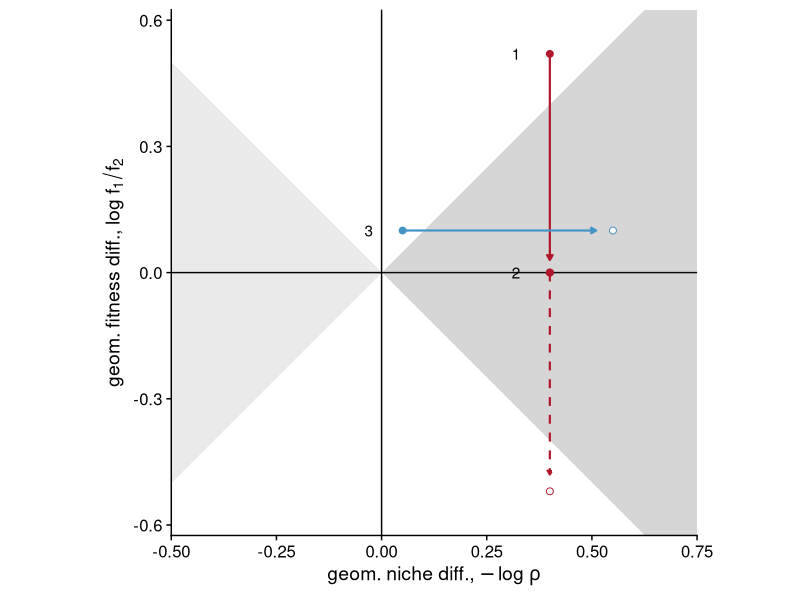
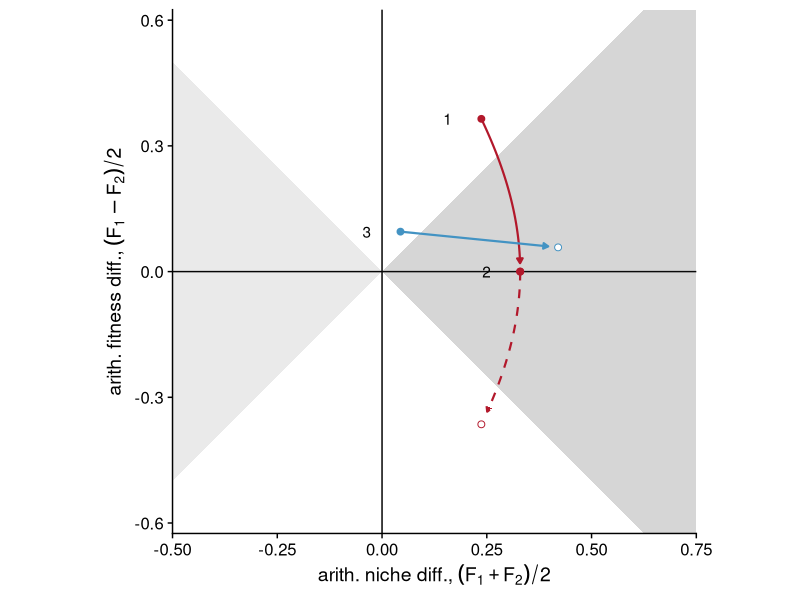
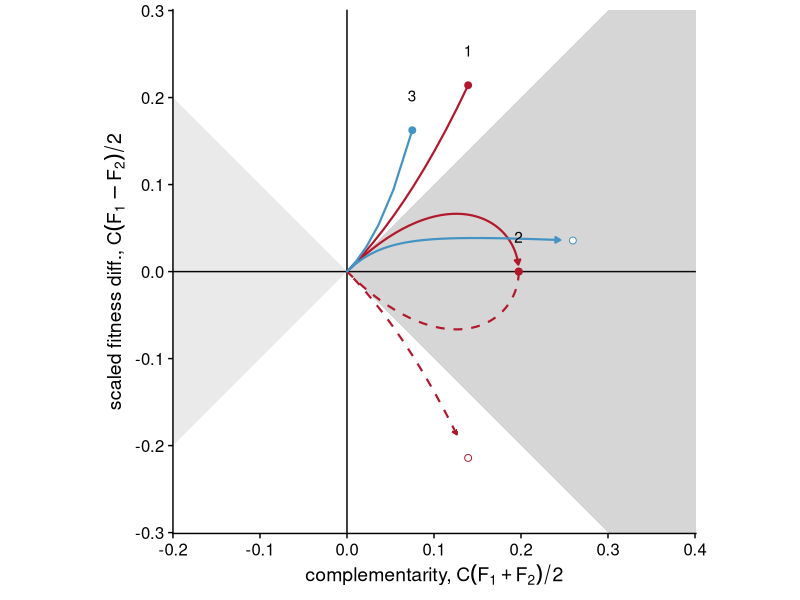
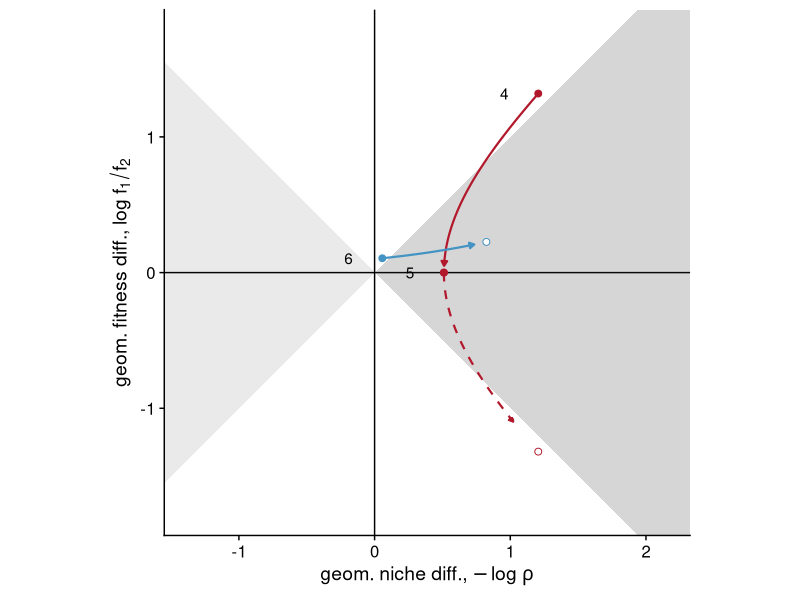
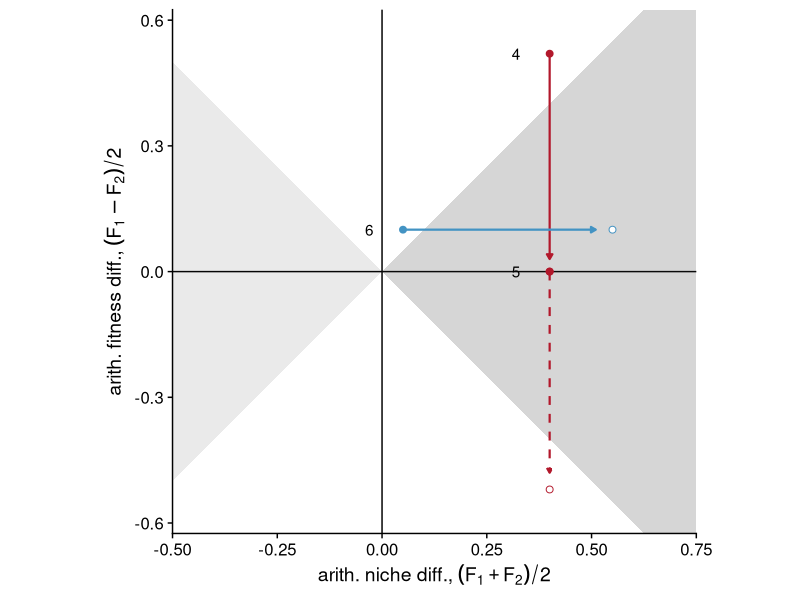
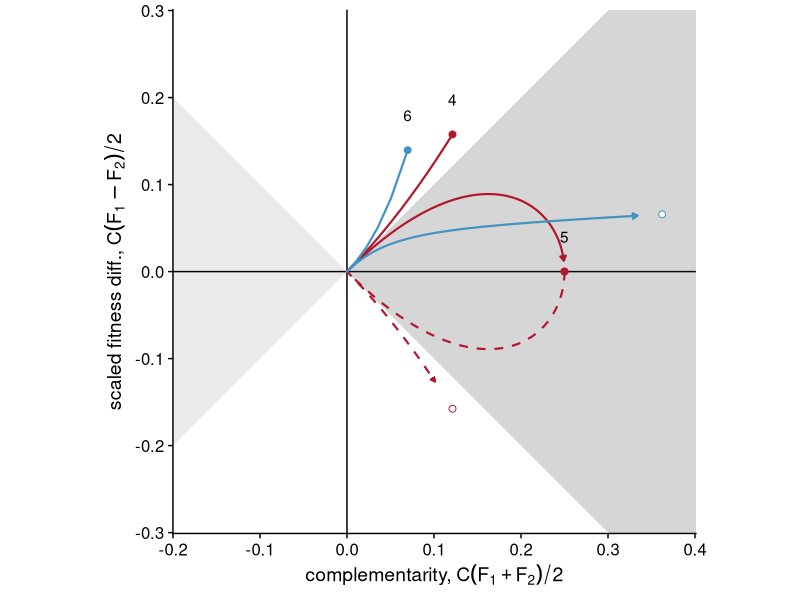

These figures' R source, in order:
#!/usr/bin/env Rscript
# 05_complementarity/01_complementarity.R
# =======================================
# Author: Joe Wan
# Generates plot comparing niche and fitness metrics (Figura S3).

# Data manipulation
library(tidyr)
library(dplyr)
library(stringr)

# Plotting
library(ggplot2)
library(RColorBrewer)
library(cowplot)


##### 0a. Set up graphing options #####
show.plots <- interactive() # Will suppress plot output if not REPL
outpath <- 'outputs/'       # Directory to save plots
out.width <- 3.25           # Width of main plots
out.height <- 3.25          # Height of main plots
# Font, etc. will be added by this theme:
th <- theme(text=element_text(family="Helvetica"))

# Ensure the path ends with a slash
if (!str_ends(outpath, '/')) outpath <- paste0(outpath, '/')
# Ensure output directory exists
dir.create(outpath, showWarnings = FALSE)

# Color scheme
n.col <- 5
rb <- brewer.pal(n.col*2+1, 'RdBu')
# rb <- rev(cmocean('balance')(n.col*2+1))
re <- rb[1:n.col]
bu <- rev(rb)[1:n.col]

shapes.scale <- c(19, 1)
col.scale <- c(re[2], re[2], bu[3])
lin.scale <- c('solid', 'dashed', 'solid')

axes <- 'solid'
highlight <- 'dashed'
pointsize <- 2
pathsize <- 0.75
arrw <- arrow(length=unit(4,'pt'), type='closed')
ass.alpha <- 0.1
coe.alpha <- 0.2
line.colors <- c(bu[c(2,3)], 'gray50', re[c(4,3)])


##### 1. Generate data #####
############################
# Resolution: focal and non-focal parameter
maj <- 0.01
min <- 0.01

# Max/min value for geometric simulation
s.geo <- 5

# Generate processes for geometric definition
grid.geo <- bind_rows(
  expand_grid(var='FD', 
              ND.geo=seq(-s.geo, s.geo, by=min), 
              FD.geo=seq(-s.geo, s.geo, by=maj)),
  expand_grid(var='ND',
              ND.geo=seq(-s.geo, s.geo, by=maj), 
              FD.geo=seq(-s.geo, s.geo, by=min))) %>%
  mutate(grid='geo', 
         value=if_else(var=='ND', ND.geo, FD.geo),
         other=if_else(var!='ND', ND.geo, FD.geo),
         T1=1-exp(-ND.geo-FD.geo), T2=1-exp(-ND.geo+FD.geo))

# Max/min value for arithmetic simulation
s.ari <- 5

# Generate processes for arithmetic definition
grid.ari <- bind_rows(
  expand_grid(var='FD', 
              ND.ari=seq(-s.ari, s.ari, by=min), 
              FD.ari=seq(-s.ari, s.ari, by=maj)),
  expand_grid(var='ND',
              ND.ari=seq(-s.ari, s.ari, by=maj), 
              FD.ari=seq(-s.ari, s.ari, by=min))) %>%
  mutate(grid='ari', 
         value=if_else(var=='ND', ND.ari, FD.ari),
         other=if_else(var!='ND', ND.ari, FD.ari),
         T1=ND.ari+FD.ari, T2=ND.ari-FD.ari)

# Combine calculations
grid <- bind_rows(grid.geo, grid.ari) %>% #, grid.che, grid.tig) %>%
  mutate(ND.ari=(T1+T2)/2, FD.ari=T1-ND.ari,
         S1=1-T1, S2=1-T2,
         rho=sqrt(S1*S2), f1.f2=rho/S1,
         ND.geo=-log(rho), FD.geo=log(f1.f2),
         ND.che=1-rho, FD.che=f1.f2,
         scaling=2*abs(1/(1-rho^2) - 1/(T1+T2)),
         V1=T1*scaling, V2=T2*scaling,
         ND.com=(V1+V2)/2, FD.com=V1-ND.com) %>%
  mutate(grp=paste(var, paste0('(', grid, ')'), '=', sprintf('%.2f', value)))

# Generate regions for coexistence outcomes
regions.res <- 0.001
regions.geo <- data_frame(ND.geo=seq(-s.geo, s.geo, by=regions.res)) %>%
  mutate(inv1=ND.geo, inv2=-ND.geo,
         ass.min=case_when(ND.geo<0 ~ ND.geo),
         ass.max=case_when(ND.geo<0 ~ -ND.geo),
         coe.min=case_when(ND.geo>0 ~ -ND.geo),
         coe.max=case_when(ND.geo>0 ~ ND.geo)) %>%
  mutate(rho=exp(-ND.geo), ND.che=1-rho)
regions.ari <- data_frame(ND.ari=seq(-s.ari, s.ari, by=regions.res)) %>%
  mutate(inv1=ND.ari, inv2=-ND.ari,
         ass.min=case_when(ND.ari<0 ~ ND.ari),
         ass.max=case_when(ND.ari<0 ~ -ND.ari),
         coe.min=case_when(ND.ari>0 ~ -ND.ari),
         coe.max=case_when(ND.ari>0 ~ ND.ari))


##### 2. Illustrate complementarity as a measure of niche #####
# Tolerance for identifying points (accounts for floating point rounding error)
err <- 1e-3

# Focal processes for geometric definition
paths.com.geo <- data.frame(grp=c('ND (geo) = 0.40', 
                              'ND (geo) = 0.40', 
                              'FD (geo) = 0.10'),
                        index=c(1,     2,  3),
                        start=c(0.52, -0.00,  0.05),
                        end=c( -0.00, -0.52,  0.55)) %>%
  mutate(panel='a')
# Focal processes for arithmetic definition
paths.com.ari <- data.frame(grp=c('ND (ari) = 0.40', 
                              'ND (ari) = 0.40', 
                              'FD (ari) = 0.10'),
                        index=c(4,     5,  6),
                        start=c(0.52, -0.00,  0.05),
                        end=c( -0.00, -0.52,  0.55)) %>%
  mutate(panel='b')

# Combine paths for geometric and arithmetic definitions
paths.com <- bind_rows(paths.com.ari, paths.com.geo) %>%
  left_join(grid, 'grp') %>% 
  filter(other>=pmin(start, end)-err, other<=pmax(start, end)+err) %>%
  mutate(type=case_when(abs(other-start)<err ~ 'start', 
                        abs(other-end)<err ~ 'end', T ~ 'mid')) %>%
  arrange(-abs(other-end))
regions.com <- regions.ari %>% mutate(ND.com=ND.ari) %>% select(-ND.ari)

##### 2. Make panels #####
##########################
# Helper functions
# ----------------
# Function for plotting complementarity panels
plot.com <- function(x) {
  ggplot(regions.com, aes(x=ND.com)) +
  geom_hline(yintercept=0, linetype=axes) + 
  geom_vline(xintercept=0, linetype=axes) +
  geom_ribbon(aes(ymin=ass.min, ymax=ass.max), alpha=ass.alpha) +
  geom_ribbon(aes(ymin=coe.min, ymax=coe.max), alpha=coe.alpha) +
  geom_path(aes(x=ND.com, y=FD.com, group=index, 
                color=as.factor(index),
                linetype=as.factor(index)),
            arrow=arrw, size=pathsize,
            filter(x, abs(other-end)>0.02|(index==2&abs(other-end)>0.01))) +
  geom_point(aes(x=ND.com, y=FD.com), color='white',
             data=filter(x, type!='mid'&abs(other+0.22)>1e-4)) +
  geom_point(aes(x=ND.com, y=FD.com, color=as.factor(index), shape=type), size=pointsize,
             data=filter(x, type!='mid'&abs(other+0.22)>1e-4)) +
  geom_text(aes(x=ND.com, y=FD.com+0.04, label=index),
            filter(x, type=='start')) +
  coord_equal(xlim=c(-0.2,0.401), ylim=c(-0.301,0.301), expand=0) +
  scale_linetype_manual(values=lin.scale) +
  scale_color_manual(values=col.scale) +
  scale_shape_manual(values=shapes.scale, breaks=c('start', 'end')) +
  guides(shape='none', color='none', linetype='none') +
  xlab(expression(paste('complementarity, ', C * ( F[1] + F[2] ) / 2))) + 
  ylab(expression(paste('scaled fitness diff., ',
    C * ( F[1] - F[2] ) / 2))) +
  theme_cowplot()
}

# Function for plotting arithmetic panels
plot.ari <- function(x) {
  ggplot(regions.ari, aes(x=ND.ari)) +
  geom_hline(yintercept=0, linetype=axes) + 
  geom_vline(xintercept=0, linetype=axes) +
  geom_ribbon(aes(ymin=ass.min, ymax=ass.max), alpha=ass.alpha) +
  geom_ribbon(aes(ymin=coe.min, ymax=coe.max), alpha=coe.alpha) +
  geom_path(aes(x=ND.ari, y=FD.ari, group=index, 
                color=as.factor(index),
                linetype=as.factor(index)),
            arrow=arrw, size=pathsize,
            filter(x, abs(other-end)>0.03)) +
  geom_point(aes(x=ND.ari, y=FD.ari), color='white',
             data=filter(x, type!='mid'&abs(other+0.22)>1e-4)) +
  geom_point(aes(x=ND.ari, y=FD.ari, color=as.factor(index), shape=type), size=pointsize,
             data=filter(x, type!='mid'&abs(other+0.22)>1e-4)) +
  geom_text(aes(x=ND.ari-0.08, y=FD.ari, label=index),
            filter(x, type=='start')) +
  coord_equal(xlim=c(-0.5,0.75), ylim=c(-0.625,0.625), expand=0) +
  scale_linetype_manual(values=lin.scale) +
  scale_color_manual(values=col.scale) +
  scale_shape_manual(values=shapes.scale, breaks=c('start', 'end')) +
  guides(shape='none', color='none', linetype='none') +
  ylab(expression(paste('arith. fitness diff., ', 
    (F[1] - F[2])/2 ))) + 
  xlab(expression(paste('arith. niche diff., ', 
    (F[1] + F[2])/2))) +
  theme_cowplot()
}

# Function for plotting geometric panels
plot.geo <- function(x, factor=1) {
  # `factor` is used to adjust distances since things get distorted
  ggplot(regions.geo, aes(x=ND.geo)) +
  geom_hline(yintercept=0, linetype=axes) + 
  geom_vline(xintercept=0, linetype=axes) +
  geom_ribbon(aes(ymin=ass.min, ymax=ass.max), alpha=ass.alpha) +
  geom_ribbon(aes(ymin=coe.min, ymax=coe.max), alpha=coe.alpha) +
  geom_path(aes(x=ND.geo, y=FD.geo, group=index, 
                color=as.factor(index),
                linetype=as.factor(index)),
            arrow=arrw, size=pathsize,
            filter(x, abs(other-end)>0.03)) +
  geom_point(aes(x=ND.geo, y=FD.geo), color='white',
             data=filter(x, type!='mid'&abs(other+0.22)>1e-4)) +
  geom_point(aes(x=ND.geo, y=FD.geo, color=as.factor(index), shape=type), size=pointsize,
             data=filter(x, type!='mid'&abs(other+0.22)>1e-4)) +
  geom_text(aes(x=ND.geo-factor*0.08, y=FD.geo, label=index),
            filter(x, type=='start')) +
  coord_equal(xlim=factor*c(-0.5,0.75), ylim=factor*c(-0.625,0.625), expand=0) +
  scale_linetype_manual(values=lin.scale) +
  scale_color_manual(values=col.scale) +
  scale_shape_manual(values=shapes.scale, breaks=c('start', 'end')) +
  guides(shape='none', color='none', linetype='none') +
  ylab(expression(paste('geom. fitness diff., ', 
    log * ' ' * f[1]/f[2]))) + 
  xlab(expression(paste('geom. niche diff., ', 
    - log * ' ' * rho))) +
  theme_cowplot()
}

# Generate plots
# --------------
com.a <- plot.com(filter(paths.com, panel=='a'))
com.b <- plot.com(filter(paths.com, panel=='b'))

ari.a <- plot.ari(filter(paths.com, panel=='a'))
ari.b <- plot.ari(filter(paths.com, panel=='b'))

geo.a <- plot.geo(filter(paths.com, panel=='a'))
geo.b <- plot.geo(filter(paths.com, panel=='b'), factor=3.1)


# Save plots
# ----------
ggsave(paste0(outpath, 'S03_a_complementarity_tigr_geo.pdf'),  geo.a,
  device=cairo_pdf, width=out.width, height=out.height)
ggsave(paste0(outpath, 'S03_a_complementarity_tigr_ari.pdf'),  ari.a,
  device=cairo_pdf, width=out.width, height=out.height)
ggsave(paste0(outpath, 'S03_a_complementarity_tigr_com.pdf'),  com.a,
  device=cairo_pdf, width=out.width, height=out.height)
ggsave(paste0(outpath, 'S03_b_complementarity_tigr_geo.pdf'),  geo.b,
  device=cairo_pdf, width=out.width, height=out.height)
ggsave(paste0(outpath, 'S03_b_complementarity_tigr_ari.pdf'),  ari.b,
  device=cairo_pdf, width=out.width, height=out.height)
ggsave(paste0(outpath, 'S03_b_complementarity_tigr_com.pdf'),  com.b,
  device=cairo_pdf, width=out.width, height=out.height)